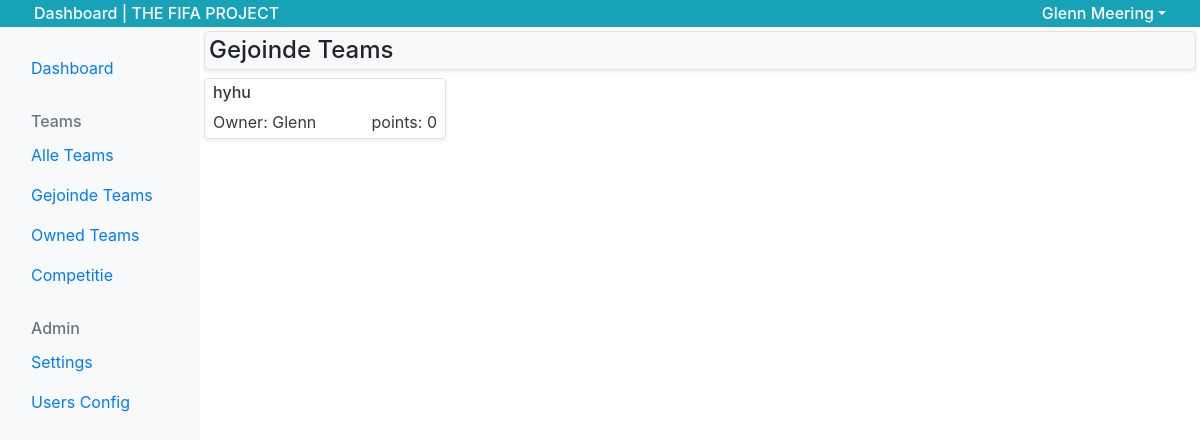
The app's page /dashboard/dashboard_page_joined_teams.php (signed in), older data.
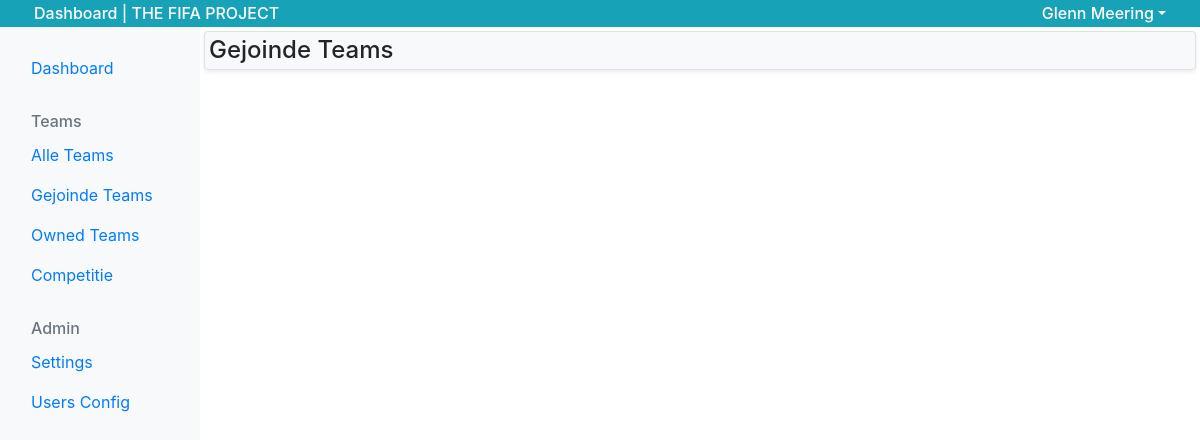
The same page, newer data.
### tables this page shows
CREATE TABLE `user_team` (
  `id` int(11) UNSIGNED NOT NULL,
  `user` int(11) UNSIGNED NOT NULL,
  `team` int(11) UNSIGNED NOT NULL
);

CREATE TABLE `teams` (
  `id` int(11) UNSIGNED NOT NULL,
  `name` varchar(30) NOT NULL,
  `owner` int(11) UNSIGNED NOT NULL,
  `goals` int(11) UNSIGNED NOT NULL,
  `wins` int(11) UNSIGNED NOT NULL,
  `loses` int(11) UNSIGNED NOT NULL,
  `created-at` datetime NOT NULL,
  `edit-at` datetime NOT NULL,
  `entered` tinyint(1) DEFAULT NULL
);

CREATE TABLE `users` (
  `id` int(11) UNSIGNED NOT NULL,
  `firstname` varchar(255) NOT NULL,
  `middlename` varchar(255) DEFAULT NULL,
  `lastname` varchar(255) NOT NULL,
  `email` varchar(255) NOT NULL,
  `password` varchar(255) NOT NULL,
  `administrator` tinyint(1) DEFAULT NULL,
  `dev_admin` tinyint(1) DEFAULT NULL,
  `registers_date` datetime NOT NULL
);

### dashboard/dashboard_page_joined_teams.php (the view, shortened to what this page needs)
<?php
require 'dashboard_header.php';
require 'dashboard_navigation.php';
$sql = "SELECT us.team as id,
               t.name as name,
               t.points as points,
               u.firstname as owner
        FROM `user_team` us
        INNER JOIN `users` u ON us.user = u.id
        INNER JOIN `teams` t ON us.team = t.id
        WHERE us.user = :id";
$prepare = $db->prepare($sql);
$prepare->execute([
  'id' => $_SESSION['id']
]);
$teams = $prepare->fetchAll(2);
echo'<div class="row justify-content-center">';
?>
  <div class="col-12 p-0">
    <h2 class="h4 p-1 bg-light rounded m-1 border shadow-sm">Gejoinde Teams</h2>
  </div>
  <div class="col-12 row p-0">
  <?php
      foreach ($teams as $team)
      {
        echo "
        <div class=\"col-xl-3 col-lg-4 col-md-6 my-1 p-0\">
          <a href=\"dashboard_page_team_details.php?id={$team['id']}\" class=\"bg-white border d-block p-1  px-2 rounded shadow-sm text-dark mx-1\">
            <h2 class=\"h6\">{$team['name']}</h2>
            <div class=\"d-flex justify-content-between\">
              <p class=\"m-0\">Owner: {$team['owner']}</p>
              <p class=\"m-0\">points: {$team['points']}</p>
            </div>
          </a>
        </div>";
      }
    ?>
  </div>
</div>
<?php
require 'dashboard_footer.php';

Row changes from the older to the newer data that the page shows:
removed user_team: teams.name "hyhu", users.firstname "Glenn", teams.points "0"
